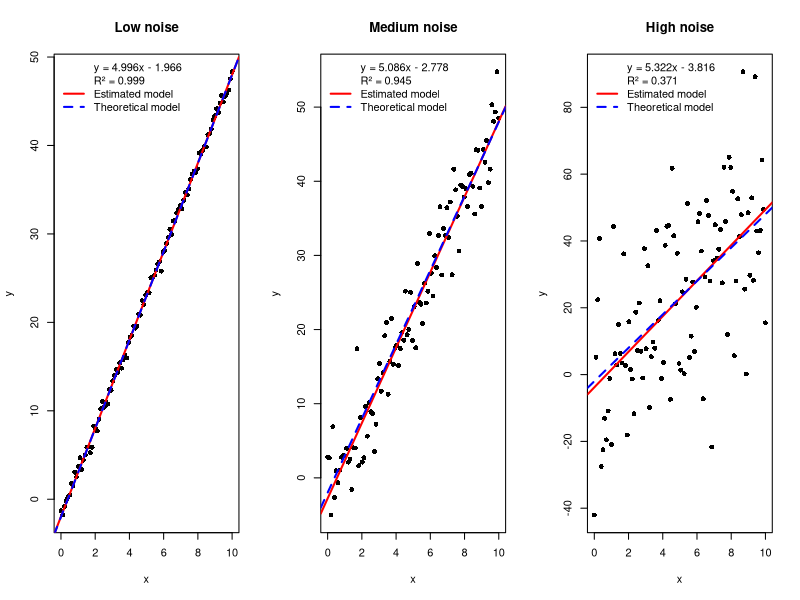

Source code (R):
## ---- chunk 1
set.seed(42) # to make results reproducible

# creating 3 dataset  x with
x <- seq(0, 10, length.out = 100)

# known slope and intercept 
true_slope <- 5
true_intercept <- -2

# 3 levels of random noise: low(0.5), medium(4), high(10)
y_low <- true_intercept + true_slope*x + rnorm(100, mean=0, sd=0.5)
y_medium <- true_intercept + true_slope*x + rnorm(100, mean=0, sd=4)
y_high <- true_intercept + true_slope*x + rnorm(100, mean=0, sd=20)

data_low <- data.frame(x, y=y_low)
data_medium <- data.frame(x, y=y_medium)
data_high <- data.frame(x, y=y_high)
## ---- chunk 2
#| message: true
#| warning: false
#| include: false
#setting up linear regression models for each dataset
model_low <- lm(y ~ x, data=data_low)
model_medium <- lm(y ~ x, data=data_medium)
model_high <- lm(y ~ x, data=data_high)
## ---- chunk 3
#| paged-print: true
# summarizing the results of each model
summary(model_low)
summary(model_medium)
summary(model_high)

## ---- chunk 4
#| label: Plot the model
#| echo: false

par(mfrow = c(1,3))  # Set up a 1x3 plotting area

# ==========================
# Low noise
# ==========================

plot(y ~ x,
     data = data_low,
     main = "Low noise",
     pch = 16)

# Regression line
abline(model_low,
       col = "red",
       lwd = 2)

# Theoretical model
abline(a = -2,
       b = 5,
       col = "blue",
       lwd = 2,
       lty = 2)

eq_low <- paste0(
  "y = ",
  round(coef(model_low)[2], 3),
  "x ",
  ifelse(coef(model_low)[1] >= 0, "+ ", "- "),
  abs(round(coef(model_low)[1], 3))
)

legend("topleft",
       legend = c(
         eq_low,
         paste("R² =", round(summary(model_low)$r.squared, 3)),
         "Estimated model",
         "Theoretical model"
       ),
       col = c(NA, NA, "red", "blue"),
       lty = c(NA, NA, 1, 2),
       lwd = c(NA, NA, 2, 2),
       bty = "n")

# ==========================
# Medium noise
# ==========================

plot(y ~ x,
     data = data_medium,
     main = "Medium noise",
     pch = 16)

abline(model_medium,
       col = "red",
       lwd = 2)

abline(a = -2,
       b = 5,
       col = "blue",
       lwd = 2,
       lty = 2)

eq_medium <- paste0(
  "y = ",
  round(coef(model_medium)[2], 3),
  "x ",
  ifelse(coef(model_medium)[1] >= 0, "+ ", "- "),
  abs(round(coef(model_medium)[1], 3))
)

legend("topleft",
       legend = c(
         eq_medium,
         paste("R² =", round(summary(model_medium)$r.squared, 3)),
         "Estimated model",
         "Theoretical model"
       ),
       col = c(NA, NA, "red", "blue"),
       lty = c(NA, NA, 1, 2),
       lwd = c(NA, NA, 2, 2),
       bty = "n")

# ==========================
# High noise
# ==========================

plot(y ~ x,
     data = data_high,
     main = "High noise",
     pch = 16)

abline(model_high,
       col = "red",
       lwd = 2)

abline(a = -2,
       b = 5,
       col = "blue",
       lwd = 2,
       lty = 2)

eq_high <- paste0(
  "y = ",
  round(coef(model_high)[2], 3),
  "x ",
  ifelse(coef(model_high)[1] >= 0, "+ ", "- "),
  abs(round(coef(model_high)[1], 3))
)

legend("topleft",
       legend = c(
         eq_high,
         paste("R² =", round(summary(model_high)$r.squared, 3)),
         "Estimated model",
         "Theoretical model"
       ),
       col = c(NA, NA, "red", "blue"),
       lty = c(NA, NA, 1, 2),
       lwd = c(NA, NA, 2, 2),
       bty = "n")
